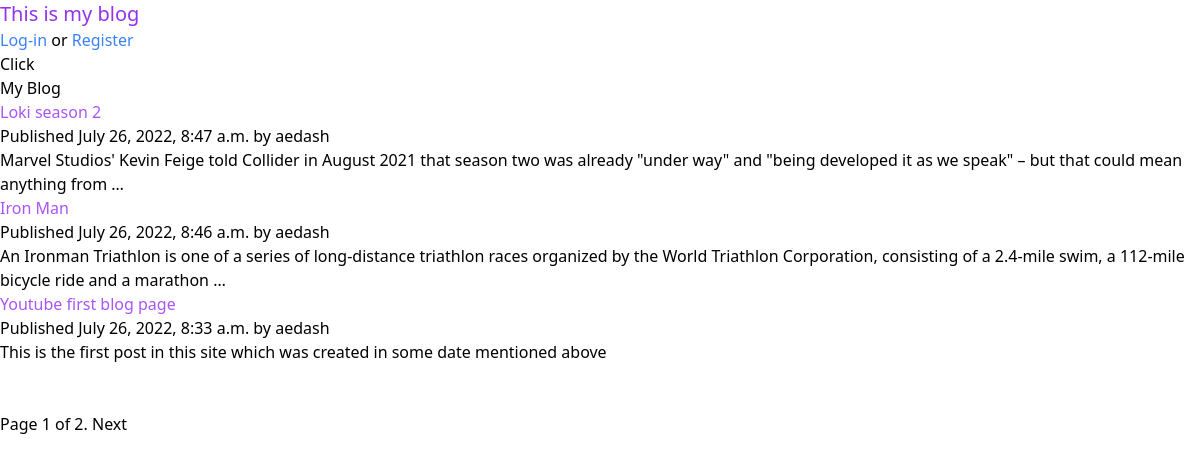
The page / on the database its author committed.
### core/models.py (models this page shows, shortened)
class Post(models.Model):
    STATUS_CHOICES = (
        ('draft', 'Draft'),
        ('published', 'Published'),
    )
    title = models.CharField(max_length=250)
    slug = models.SlugField(max_length=250,
                            unique_for_date='publish')
    author = models.ForeignKey(User,
                               on_delete=models.CASCADE,
                               related_name='blog_posts')
    body = models.TextField()
    publish = models.DateTimeField(default=timezone.now)
    created = models.DateTimeField(auto_now_add=True)
    updated = models.DateTimeField(auto_now=True)
    status = models.CharField(max_length=10,
                              choices=STATUS_CHOICES,
                              default='draft')
    class Meta:
        ordering = ('-publish',)
    def get_absolute_url(self):
        return reverse('post_detail', args=[self.publish.year, self.publish.month, self.publish.day, self.slug])

### core/views.py (the view)
# urls.py: path('',views.index,name = 'index'),
def index(request):
    object_list = Post.objects.filter(status = 'published')
    paginator = Paginator(object_list,3) # 3 posts in each page
    page = request.GET.get('page')
    try:
        posts = paginator.page(page)
    except PageNotAnInteger:
        posts = paginator.page(1)
    except EmptyPage:
        posts = paginator.page(paginator.num_pages)
    return render(request,'core/index.html',{'posts':posts,'page':page})

### templates/core/index.html (shortened to what this page needs)
{% extends 'base.html' %}
{% load static %}
{% block content %}
<link href="{% static 'css/style.css' %}" rel="stylesheet">
    <a href="{% url 'locked' %}">Click</a>
    <h1>My Blog</h1>
{% for post in posts %}
<h2>
<a  class="text-purple-500" href="{{ post.get_absolute_url }}">
{{ post.title }}
</a>
</h2>
<p class="date">
Published {{ post.publish }} by {{ post.author }}
</p>
<p  class="text-blue-800" >  {{ post.body|truncatewords:30|linebreaks }}</p>
{% endfor %}
<br>
<br>
{% include "core/pagination.html" with page=posts %}
{% endblock content %}

### static/css/style.css (style rules this page uses)
html { line-height: 1.5; -webkit-text-size-adjust: 100%; -moz-tab-size: 4; -o-tab-size: 4; tab-size: 4; font-family: ui-sans-serif, system-ui, -apple-system, BlinkMacSystemFont, "Segoe UI", Roboto, "Helvetica Neue", Arial, "Noto Sans", sans-serif, "Apple Color Emoji", "Segoe UI Emoji", "Segoe UI Symbol", "Noto Color Emoji"; }
body { margin: 0; line-height: inherit; }
h1, h2, h3, h4, h5, h6 { font-size: inherit; font-weight: inherit; }
a { color: inherit; text-decoration: inherit; }
blockquote, dl, dd, h1, h2, h3, h4, h5, h6, hr, figure, p, pre { margin: 0; }
.text-purple-500 { --tw-text-opacity: 1; color: rgb(168 85 247 / var(--tw-text-opacity)); }
.text-blue-800 { --tw-text-opacity: 1; color: rgb(30 64 175 / var(--tw-text-opacity)); }

### templates/base.html (style rules this page uses)
* { margin:0; padding: 0px; }

### rows shown on the page
Post: title "Loki season 2", publish "July 26, 2022, 8:47 a.m.", author "aedash", body "Marvel Studios' Kevin Feige told Collider in August 2021 that season two was already \"under way\" and \"being developed it as we speak\" – but that could mean anything from …"
Post: title "Iron Man", publish "July 26, 2022, 8:46 a.m.", author "aedash", body "An Ironman Triathlon is one of a series of long-distance triathlon races organized by the World Triathlon Corporation, consisting of a 2.4-mile swim, a 112-mile bicycle ride and a marathon …"
Post: title "Youtube first blog page", publish "July 26, 2022, 8:33 a.m.", author "aedash", body "This is the first post in this site which was created in some date mentioned above"

### other values the page prints
{{ page.number }} "1"
{{ page.paginator.num_pages }} "2"
